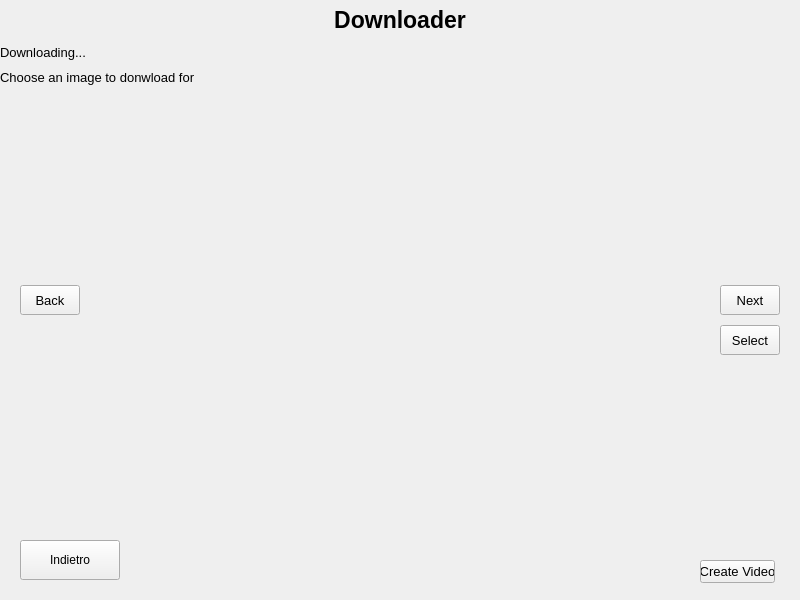
<?xml version="1.0" encoding="UTF-8"?>
<ui version="4.0">
 <class>DownloaderWindow</class>
 <widget class="QWidget" name="DownloaderWindow">
  <property name="geometry">
   <rect>
    <x>0</x>
    <y>0</y>
    <width>800</width>
    <height>600</height>
   </rect>
  </property>
  <property name="windowTitle">
   <string>Image Downloader</string>
  </property>
  <widget class="QLabel" name="label_title">
   <property name="geometry">
    <rect>
     <x>0</x>
     <y>0</y>
     <width>800</width>
     <height>40</height>
    </rect>
   </property>
   <property name="font">
    <font>
     <pointsize>17</pointsize>
     <weight>75</weight>
     <italic>false</italic>
     <bold>true</bold>
    </font>
   </property>
   <property name="text">
    <string>Downloader</string>
   </property>
   <property name="alignment">
    <set>Qt::AlignCenter</set>
   </property>
  </widget>
  <widget class="QLabel" name="label_description">
   <property name="geometry">
    <rect>
     <x>0</x>
     <y>40</y>
     <width>800</width>
     <height>25</height>
    </rect>
   </property>
   <property name="font">
    <font>
     <pointsize>10</pointsize>
    </font>
   </property>
   <property name="text">
    <string>Downloading...</string>
   </property>
  </widget>
  <widget class="QLabel" name="label_info">
   <property name="geometry">
    <rect>
     <x>0</x>
     <y>65</y>
     <width>800</width>
     <height>25</height>
    </rect>
   </property>
   <property name="font">
    <font>
     <pointsize>10</pointsize>
    </font>
   </property>
   <property name="text">
    <string>Choose an image to donwload for </string>
   </property>
  </widget>
  <widget class="QPushButton" name="button_back">
   <property name="geometry">
    <rect>
     <x>20</x>
     <y>540</y>
     <width>100</width>
     <height>40</height>
    </rect>
   </property>
   <property name="text">
    <string>Indietro</string>
   </property>
  </widget>
  <widget class="QLabel" name="label_image">
   <property name="geometry">
    <rect>
     <x>100</x>
     <y>100</y>
     <width>600</width>
     <height>430</height>
    </rect>
   </property>
   <property name="text">
    <string/>
   </property>
  </widget>
  <widget class="QPushButton" name="button_next_image">
   <property name="geometry">
    <rect>
     <x>720</x>
     <y>285</y>
     <width>60</width>
     <height>30</height>
    </rect>
   </property>
   <property name="font">
    <font>
     <pointsize>10</pointsize>
    </font>
   </property>
   <property name="text">
    <string>Next</string>
   </property>
  </widget>
  <widget class="QPushButton" name="button_back_image">
   <property name="geometry">
    <rect>
     <x>20</x>
     <y>285</y>
     <width>60</width>
     <height>30</height>
    </rect>
   </property>
   <property name="font">
    <font>
     <pointsize>10</pointsize>
    </font>
   </property>
   <property name="text">
    <string>Back</string>
   </property>
  </widget>
  <widget class="QPushButton" name="button_select_image">
   <property name="geometry">
    <rect>
     <x>720</x>
     <y>325</y>
     <width>60</width>
     <height>30</height>
    </rect>
   </property>
   <property name="font">
    <font>
     <pointsize>10</pointsize>
    </font>
   </property>
   <property name="text">
    <string>Select</string>
   </property>
  </widget>
  <widget class="QPushButton" name="button_create_video">
   <property name="geometry">
    <rect>
     <x>700</x>
     <y>560</y>
     <width>75</width>
     <height>23</height>
    </rect>
   </property>
   <property name="font">
    <font>
     <pointsize>10</pointsize>
    </font>
   </property>
   <property name="text">
    <string>Create Video</string>
   </property>
  </widget>
 </widget>
 <resources/>
 <connections/>
</ui>
